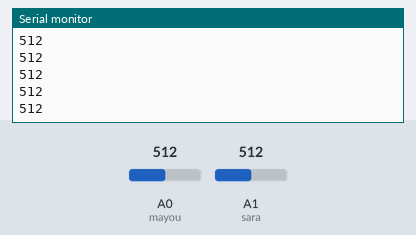
Recording of a sketch running on a simulated Arduino Uno, built with avr-gcc and run on an emulated ATmega328P. On the bench: the last lines printed to the serial monitor. The inputs (shaded band) are chosen by the test bench; at power-on: A0 (mayou) = 512, A1 (sara) = 512.

Above: at 1.2 s.
1.3 s: A0 (mayou) set to 716
At 1.56 s:
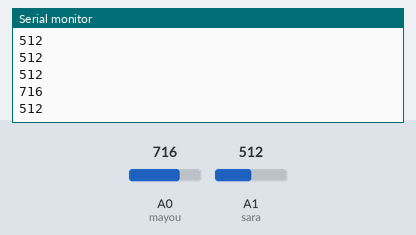
2.8 s: A1 (sara) set to 306
At 2.97 s:
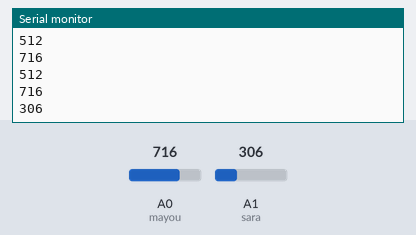
4.3 s: A0 (mayou) set to 900
At 4.37 s:
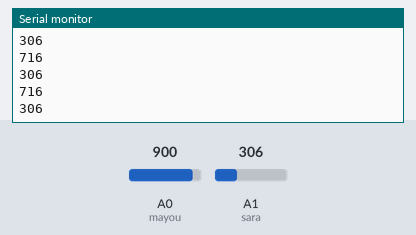
5.8 s: A1 (sara) set to 122
At 5.97 s:
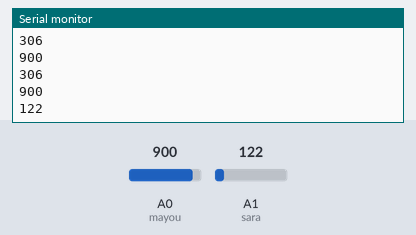
Timing chart, 0 to 8.3 s (numbered marks = the images above; inputs shaded):
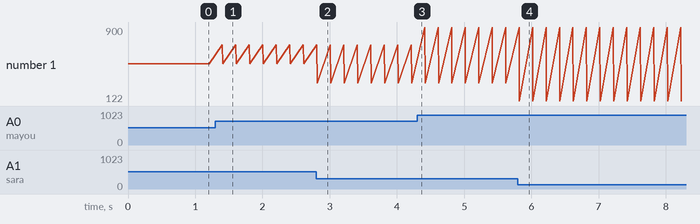

Measured:
- after the input at 1.3 s, the serial monitor: prints a new line after 0.10 s (image 1)
- after the input at 2.8 s, the serial monitor: prints a new line at once (image 2)
- after the input at 5.8 s, the serial monitor: prints a new line at once (image 4)
- plotted number 1: 512 → 306 after the input at 2.8 s, 306 → 122 after the input at 5.8 s

The sketch:

photoresistance.ino
```cpp
#define mayou A0  // composante photoresistor sur la pin A0
#define sara A1

unsigned int value;
unsigned int value2;

void setup() {
   // initialise la communication avec le PC
   Serial.begin(9600);

   // initialise les broches
   pinMode(mayou, INPUT);
   pinMode(sara, INPUT);
}

void loop() {
   // mesure la tension sur la broche A1
   value = analogRead(mayou);
   //Serial.println("value1");
   Serial.println(value);

   value2 = analogRead(sara);
   //Serial.println("value2");
   Serial.println(value2);

   delay(200);
}
```
